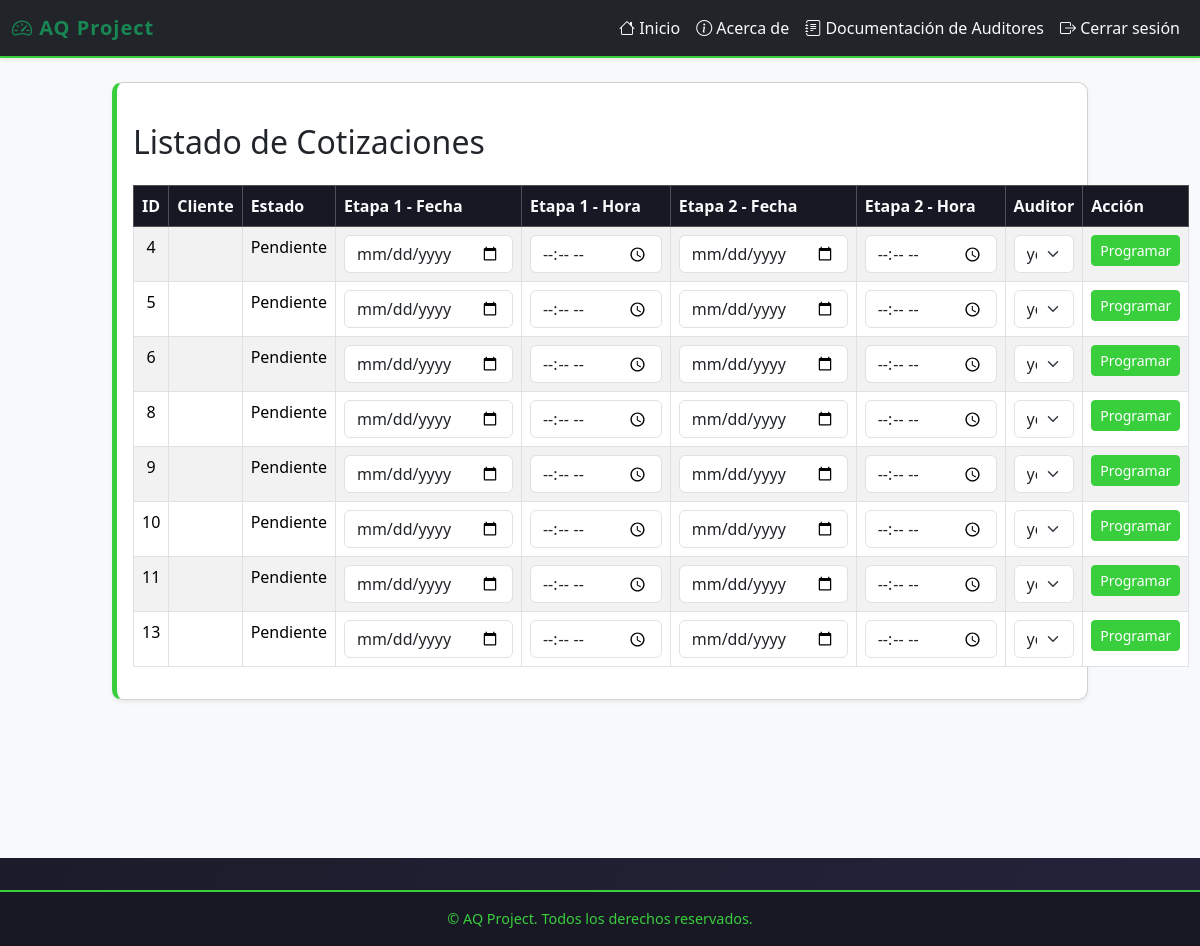
The app's page /programacion/cotizaciones/ (signed in), older data.
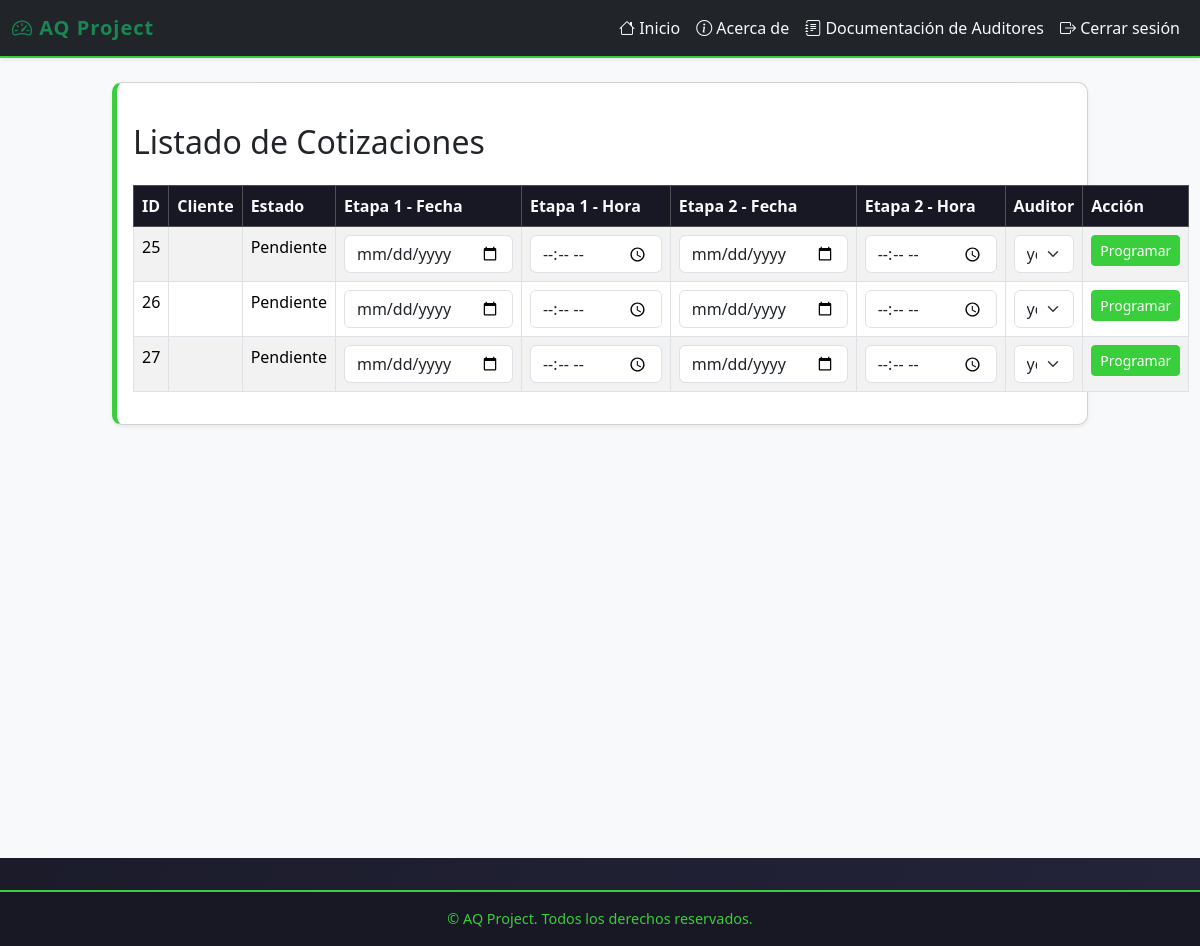
The same page, newer data.
### cotizaciones/models.py (models this page shows, shortened)
class Cotizacion(models.Model):
    solicitud = models.ForeignKey(Solicitud, on_delete=models.CASCADE, related_name="cotizaciones")
    numero_servicio = models.CharField(max_length=100, unique=True)
    fecha_cotizacion = models.DateField(null=True, blank=True)
    tipo_servicio = models.ManyToManyField("TipoServicio")
    dias_auditoria_etapa_1 = models.DecimalField(max_digits=3, decimal_places=1, null=True, blank=True)
    dias_auditoria_etapa_2 = models.DecimalField(max_digits=3, decimal_places=1, null=True, blank=True)
    precio_neto = models.DecimalField(max_digits=10, decimal_places=2, help_text="Valor sin IVA")
    precio_iva = models.DecimalField(max_digits=10, decimal_places=2, default=Decimal("0.00"), help_text="IVA (19%)")
    precio_total = models.DecimalField(max_digits=10, decimal_places=2, default=Decimal("0.00"), help_text="Total con IVA")
    ESTADO_CHOICES = [
        ('Pendiente', 'Pendiente'),
        ('Aprobada', 'Aprobada'),
        ('Rechazada', 'Rechazada'),
        ('Programada', 'Programada'),
    ]
    estado = models.CharField(max_length=20, choices=ESTADO_CHOICES, default='Pendiente')

### programacion/views.py (the view, shortened to what this page needs)
# urls.py: path("cotizaciones/", listado_cotizaciones, name="listado_cotizaciones"),
@login_required
def listado_cotizaciones(request):
    cotizaciones = Cotizacion.objects.filter(estado="Pendiente")
    usuarios = User.objects.all()
    return render(request, "programacion/listado.html", {"cotizaciones": cotizaciones, "usuarios": usuarios})

### programacion/templates/programacion/listado.html (shortened to what this page needs)
{% extends 'layouts/base.html' %}
{% block content %}
<h2 class="my-4">Listado de Cotizaciones</h2>
<table class="table table-striped table-bordered">
    <thead class="table-dark">
        <tr>
            <th>ID</th>
            <th>Cliente</th>
            <th>Estado</th>
            <th>Etapa 1 - Fecha</th>
            <th>Etapa 1 - Hora</th>
            <th>Etapa 2 - Fecha</th>
            <th>Etapa 2 - Hora</th>
            <th>Auditor</th>
            <th>Acción</th>
        </tr>
    </thead>
    <tbody>
        {% for cotizacion in cotizaciones %}
        <tr>
            <td class="text-center">{{ cotizacion.id }}</td>
            <td>{{ cotizacion.cliente }}</td>
            <td>{{ cotizacion.estado }}</td>
            <form method="post">
                <td>
                    {% if cotizacion.estado == 'Pendiente' %}
                        <input type="date" name="fecha_etapa_1" class="form-control" required>
                    {% else %}
                        {{ cotizacion.programacion.fecha_etapa_1|default:"No asignada" }}
                    {% endif %}
                </td>
                <td>
                    {% if cotizacion.estado == 'Pendiente' %}
                        <input type="time" name="hora_etapa_1" class="form-control" required>
                    {% else %}
                        {{ cotizacion.programacion.hora_etapa_1|default:"No asignada" }}
                    {% endif %}
                </td>
                <td>
                    {% if cotizacion.estado == 'Pendiente' %}
                        <input type="date" name="fecha_etapa_2" class="form-control">
                    {% else %}
                        {{ cotizacion.programacion.fecha_etapa_2|default:"No asignada" }}
                    {% endif %}
                </td>
                <td>
                    {% if cotizacion.estado == 'Pendiente' %}
                        <input type="time" name="hora_etapa_2" class="form-control">
                    {% else %}
                        {{ cotizacion.programacion.hora_etapa_2|default:"No asignada" }}
                    {% endif %}
                </td>
                <td>
                    {% if cotizacion.estado == 'Pendiente' %}
                        <select name="auditor" class="form-select" required>
                            {% for usuario in usuarios %}
                                <option value="{{ usuario.id }}">{{ usuario.username }}</option>
                            {% endfor %}
                        </select>
                    {% else %}
                        {{ cotizacion.programacion.auditor.username|default:"No asignado" }}
                    {% endif %}
                </td>
                <td class="text-center">
                    {% if cotizacion.estado == 'Pendiente' %}
                        <button type="submit" class="btn btn-sm btn-success">Programar</button>
                    {% endif %}
                </td>
            </form>
        </tr>
        {% empty %}
        <tr>
            <td colspan="9" class="text-center">No hay cotizaciones pendientes.</td>
        </tr>
        {% endfor %}
    </tbody>
</table>
{% endblock %}

### myapp/templates/layouts/base.html (shortened to what this page needs)
{% load static %}
<!doctype html>
<html lang="es">
<head>
    <link rel="stylesheet" href="https://cdn.jsdelivr.net/npm/bootstrap@5.3.3/dist/css/bootstrap.min.css">
    <link rel="stylesheet" href="https://cdn.jsdelivr.net/npm/bootstrap-icons@1.10.5/font/bootstrap-icons.css">
</head>
<body>
<nav class="navbar navbar-expand-lg navbar-dark bg-dark shadow-sm">
    <div class="container-fluid">
        <a class="navbar-brand text-success" href="/">
            <i class="bi bi-speedometer2"></i> AQ Project
        </a>
        <div class="collapse navbar-collapse" id="navbarNavDropdown">
            <ul class="navbar-nav ms-auto">
                <li class="nav-item"><a class="nav-link" href="{% url 'index' %}"><i class="bi bi-house"></i> Inicio</a></li>
                <li class="nav-item"><a class="nav-link" href="{% url 'about' %}"><i class="bi bi-info-circle"></i> Acerca de</a></li>
                {% if user.is_authenticated %}
                    {% for group in user.groups.all %}
                        {% if group.name == 'Auditores' %}
                            <li class="nav-item">
                                <a class="nav-link" href="{% url 'dashboard_auditor' %}"><i class="bi bi-journal-text"></i> Documentación de Auditores</a>
                            </li>
                        {% endif %}
                    {% endfor %}
                    <li class="nav-item"><a class="nav-link text-danger" href="{% url 'logout' %}"><i class="bi bi-box-arrow-right"></i> Cerrar sesión</a></li>
                {% else %}
                    <li class="nav-item"><a class="nav-link" href="{% url 'signup' %}"><i class="bi bi-person-plus"></i> Registrarse</a></li>
                    <li class="nav-item"><a class="nav-link" href="{% url 'signin' %}"><i class="bi bi-box-arrow-in-right"></i> Iniciar sesión</a></li>
                {% endif %}
            </ul>
        </div>
    </div>
</nav>
<main class="container-fluid" style="background-color: #f8f9fa; min-height: 100vh;">
    <div class="row justify-content-center">
        <div class="col-lg-10 mt-4">
            <div class="card shadow-sm">
                <div class="card-body">
                    {% block content %}
                    {% endblock %}
                </div>
            </div>
        </div>
    </div>
</main>
<footer>
    &copy; {{ year }} AQ Project. Todos los derechos reservados.
</footer>
</body>
</html>

Row changes from the older to the newer data that the page shows:
no longer on this page (row edited): Cotizacion: id "4", estado "Pendiente", shows "Programar"
no longer on this page (row edited): Cotizacion: id "5", estado "Pendiente", shows "Programar"
no longer on this page (row edited): Cotizacion: id "6", estado "Pendiente", shows "Programar"
no longer on this page (row edited): Cotizacion: id "8", estado "Pendiente", shows "Programar"
no longer on this page (row edited): Cotizacion: id "9", estado "Pendiente", shows "Programar"
no longer on this page (row edited): Cotizacion: id "10", estado "Pendiente", shows "Programar"
no longer on this page (row edited): Cotizacion: id "11", estado "Pendiente", shows "Programar"
no longer on this page (row edited): Cotizacion: id "13", estado "Pendiente", shows "Programar"
added Cotizacion: id "25", estado "Pendiente", shows "Programar"
added Cotizacion: id "26", estado "Pendiente", shows "Programar"
added Cotizacion: id "27", estado "Pendiente", shows "Programar"
